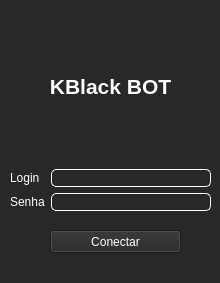
<?xml version="1.0" encoding="UTF-8"?>
<ui version="4.0">
 <class>MainWindow</class>
 <widget class="QMainWindow" name="MainWindow">
  <property name="geometry">
   <rect>
    <x>0</x>
    <y>0</y>
    <width>220</width>
    <height>283</height>
   </rect>
  </property>
  <property name="minimumSize">
   <size>
    <width>220</width>
    <height>263</height>
   </size>
  </property>
  <property name="maximumSize">
   <size>
    <width>220</width>
    <height>283</height>
   </size>
  </property>
  <property name="windowTitle">
   <string>KB BOT - Login</string>
  </property>
  <property name="windowIcon">
   <iconset>
    <normaloff>system/recursos/kake_icon2.ico</normaloff>system/recursos/kake_icon2.ico</iconset>
  </property>
  <property name="styleSheet">
   <string notr="true">background: #282828;</string>
  </property>
  <widget class="QWidget" name="centralwidget">
   <property name="sizePolicy">
    <sizepolicy hsizetype="Fixed" vsizetype="Fixed">
     <horstretch>0</horstretch>
     <verstretch>0</verstretch>
    </sizepolicy>
   </property>
   <property name="minimumSize">
    <size>
     <width>220</width>
     <height>263</height>
    </size>
   </property>
   <property name="maximumSize">
    <size>
     <width>221</width>
     <height>264</height>
    </size>
   </property>
   <property name="styleSheet">
    <string notr="true">color: white;</string>
   </property>
   <widget class="QWidget" name="gridLayoutWidget">
    <property name="geometry">
     <rect>
      <x>10</x>
      <y>10</y>
      <width>201</width>
      <height>201</height>
     </rect>
    </property>
    <layout class="QGridLayout" name="gridLayout">
     <item row="1" column="0">
      <widget class="QLabel" name="label">
       <property name="text">
        <string>Login</string>
       </property>
      </widget>
     </item>
     <item row="2" column="0">
      <widget class="QLabel" name="label_2">
       <property name="text">
        <string>Senha</string>
       </property>
      </widget>
     </item>
     <item row="0" column="0" colspan="2">
      <widget class="QLabel" name="label_3">
       <property name="font">
        <font>
         <pointsize>16</pointsize>
         <weight>75</weight>
         <italic>false</italic>
         <bold>true</bold>
         <underline>false</underline>
         <kerning>true</kerning>
        </font>
       </property>
       <property name="styleSheet">
        <string notr="true"/>
       </property>
       <property name="text">
        <string>KBlack BOT</string>
       </property>
       <property name="alignment">
        <set>Qt::AlignCenter</set>
       </property>
      </widget>
     </item>
     <item row="2" column="1">
      <widget class="QLineEdit" name="lineEdit_senha">
       <property name="focusPolicy">
        <enum>Qt::WheelFocus</enum>
       </property>
       <property name="styleSheet">
        <string notr="true">border: 1px solid white;
border-radius: 5px;</string>
       </property>
       <property name="maxLength">
        <number>50</number>
       </property>
       <property name="echoMode">
        <enum>QLineEdit::Password</enum>
       </property>
      </widget>
     </item>
     <item row="1" column="1">
      <widget class="QLineEdit" name="lineEdit_login">
       <property name="focusPolicy">
        <enum>Qt::WheelFocus</enum>
       </property>
       <property name="styleSheet">
        <string notr="true">border: 1px solid white;
border-radius: 5px;</string>
       </property>
       <property name="maxLength">
        <number>15</number>
       </property>
       <property name="echoMode">
        <enum>QLineEdit::Normal</enum>
       </property>
      </widget>
     </item>
    </layout>
   </widget>
   <widget class="QPushButton" name="pushButton_conectar">
    <property name="geometry">
     <rect>
      <x>50</x>
      <y>230</y>
      <width>131</width>
      <height>23</height>
     </rect>
    </property>
    <property name="focusPolicy">
     <enum>Qt::WheelFocus</enum>
    </property>
    <property name="text">
     <string>Conectar</string>
    </property>
    <property name="autoDefault">
     <bool>true</bool>
    </property>
   </widget>
  </widget>
  <widget class="QStatusBar" name="statusbar"/>
 </widget>
 <resources>
  <include location="system/recursos/qt_kbbot_icone.qrc"/>
 </resources>
 <connections/>
</ui>
